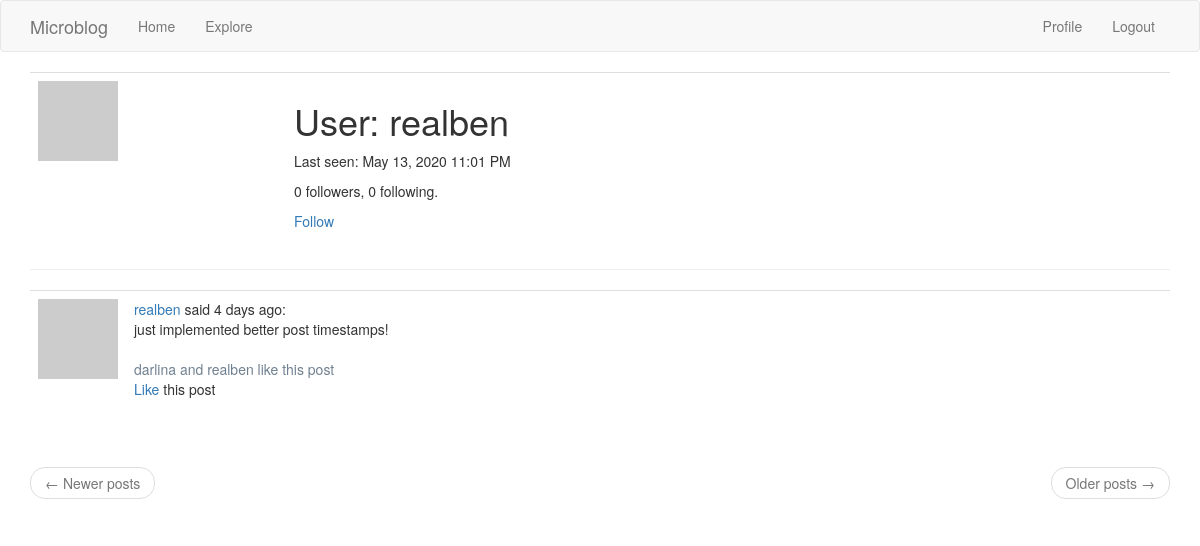
The page /user/realben (signed in) on the database as committed earlier.
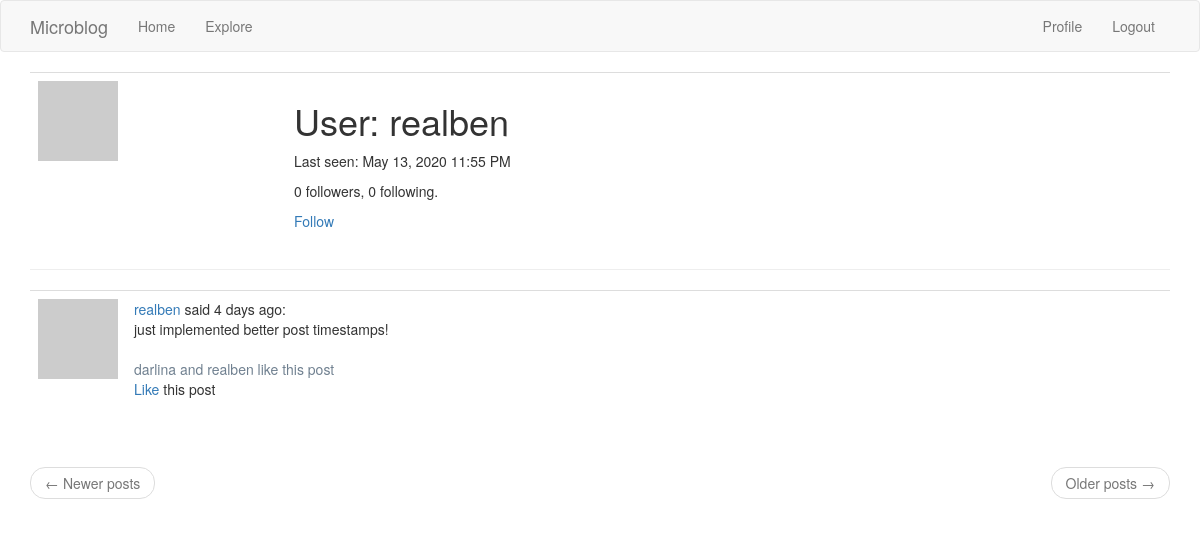
The same page on the database as committed later.
### app/models.py (models this page shows, shortened)
class User(UserMixin, db.Model):
    id = db.Column(db.Integer, primary_key=True)
    username = db.Column(db.String(64), index=True, unique=True)
    email = db.Column(db.String(120), index=True, unique=True)
    password_hash = db.Column(db.String(128))
    posts = db.relationship('Post', backref='author', lazy='dynamic')
    about_me = db.Column(db.String(140))
    last_seen = db.Column(db.DateTime, default=datetime.utcnow)
    followed = db.relationship(
        'User', secondary=followers,
        primaryjoin=(followers.c.follower_id == id),
        secondaryjoin=(followers.c.followed_id == id),
        backref=db.backref('followers', lazy='dynamic'), lazy='dynamic')
    liked_posts = db.relationship(
        'Post', secondary=likers,
        primaryjoin=(likers.c.liker_id == id),
        backref='post_likers', lazy='dynamic')
    def is_liking(self, post):
        return self.liked_posts.filter(likers.c.post_id == post.id).count() > 0
    def is_following(self, user):
        return self.followed.filter(followers.c.followed_id == user.id).count() > 0
    def avatar(self, size):
        digest = md5(self.email.lower().encode('utf-8')).hexdigest()
        return 'https://www.gravatar.com/avatar/{}?d=identicon&s={}'.format(digest, size)

### app/routes.py (the view)
@app.route('/user/<username>')
@login_required
def user(username):
    user = User.query.filter_by(username=username).first_or_404()
    page = request.args.get('page', 1, type=int)
    posts = user.posts.order_by(Post.timestamp.desc()).paginate(
        page, app.config['POSTS_PER_PAGE'], False)
    next_url = url_for('user', username=user.username, page=posts.next_num) \
        if posts.has_next else None
    prev_url = url_for('user', username=user.username, page=posts.prev_num) \
        if posts.has_prev else None
    return render_template('user.html', user=user, posts=posts.items,
                           next_url=next_url, prev_url=prev_url)

### app/models.py (called while the page is built)
@login.user_loader
def load_user(id):
    return User.query.get(int(id))

### app/routes.py (called while the page is built)
@app.before_request
def before_request():
    if current_user.is_authenticated:
        current_user.last_seen = datetime.utcnow()
        db.session.commit()

### app/templates/user.html (shortened to what this page needs)
{% extends 'base.html' %}
{% block app_content %}
    <table class="table table-hover">
        <tr valign='top'>
            <td width="256px"><img src='{{ user.avatar(256) }}'></td>
            <td valign='middle'>
                <h1>User: {{ user.username }}</h1>
                {% if user.last_seen %}<p>Last seen: {{ moment(user.last_seen).format('LLL') }}</p>{% endif %}
                <p>{{ user.followers.count() }} followers, {{ user.followed.count() }} following.</p>
                {% if user == current_user %}
                    <p><a href="{{ url_for('edit_profile') }}">Edit your profile</a></p>
                {% elif not current_user.is_following(user) %}
                    <p><a href="{{ url_for('follow', username=user.username) }}">Follow</a></p>
                {% else %}
                    <p><a href="{{ url_for('unfollow', username=user.username) }}">Unfollow</a></p>
                {% endif %}
            </td>
        </tr>
    </table>
    <hr>
    {% for post in posts %}
        {% include '_post.html' %}
    {% endfor %}
    <br>
    <nav aria-label="...">
        <ul class="pager">
            <li class="previous{% if not prev_url %} disabled{% endif %}">
                <a href="{{ prev_url or '#' }}">
                    <span aria-hidden="true">&larr;</span> Newer posts
                </a>
            </li>
            <li class="next{% if not next_url %} disabled{% endif %}">
                <a href="{{ next_url or '#' }}">
                    Older posts <span aria-hidden="true">&rarr;</span>
                </a>
            </li>
        </ul>
    </nav>
{% endblock %}

### app/templates/_post.html (shortened to what this page needs)
<table class="table table-hover">
    <tr>
        <td width="58px">
            <a href="{{ url_for('user', username=post.author.username) }}">
                <img src="{{ post.author.avatar(58) }}" />
            </a>
        </td>
        <td>
            <a href="{{ url_for('user', username=post.author.username) }}">
                {{ post.author.username }}
            </a>
            said {{ moment(post.timestamp).fromNow() }}:
            <br>
            {{ post.body }}
            <br><br>
            <span style="color:slategray">
                {% for liker in post.post_likers %}
                    {% if post.post_likers|length == 1 %}
                        {{ liker.username }}
                    {% elif post.post_likers.index(liker) == (post.post_likers|length - 1) %}
                        and {{ liker.username }}
                    {% elif post.post_likers|length == 2 %}
                        {{ liker.username }}
                    {% else %}
                        {{ liker.username }},
                    {% endif %}
                {% endfor %}
                {% if post.post_likers|length == 1 %}
                    likes this post
                {% elif post.post_likers|length == 0 %}
                    likes this post :(
                {% else %}
                    like this post
                {% endif %}
            </span>
            <br>
            {% if current_user.is_liking(post) %}
                <a href="{{ url_for('unlike', post_id=post.id) }}">Unlike</a>
            {% else %}
                <a href="{{ url_for('like', post_id=post.id) }}">Like</a>
            {% endif %}
            this post
        </td>
    </tr>
</table>

Rows that differ between the two databases and show on the page:
changed User "realben": last_seen "May 13, 2020 11:01 PM" → "May 13, 2020 11:55 PM"
